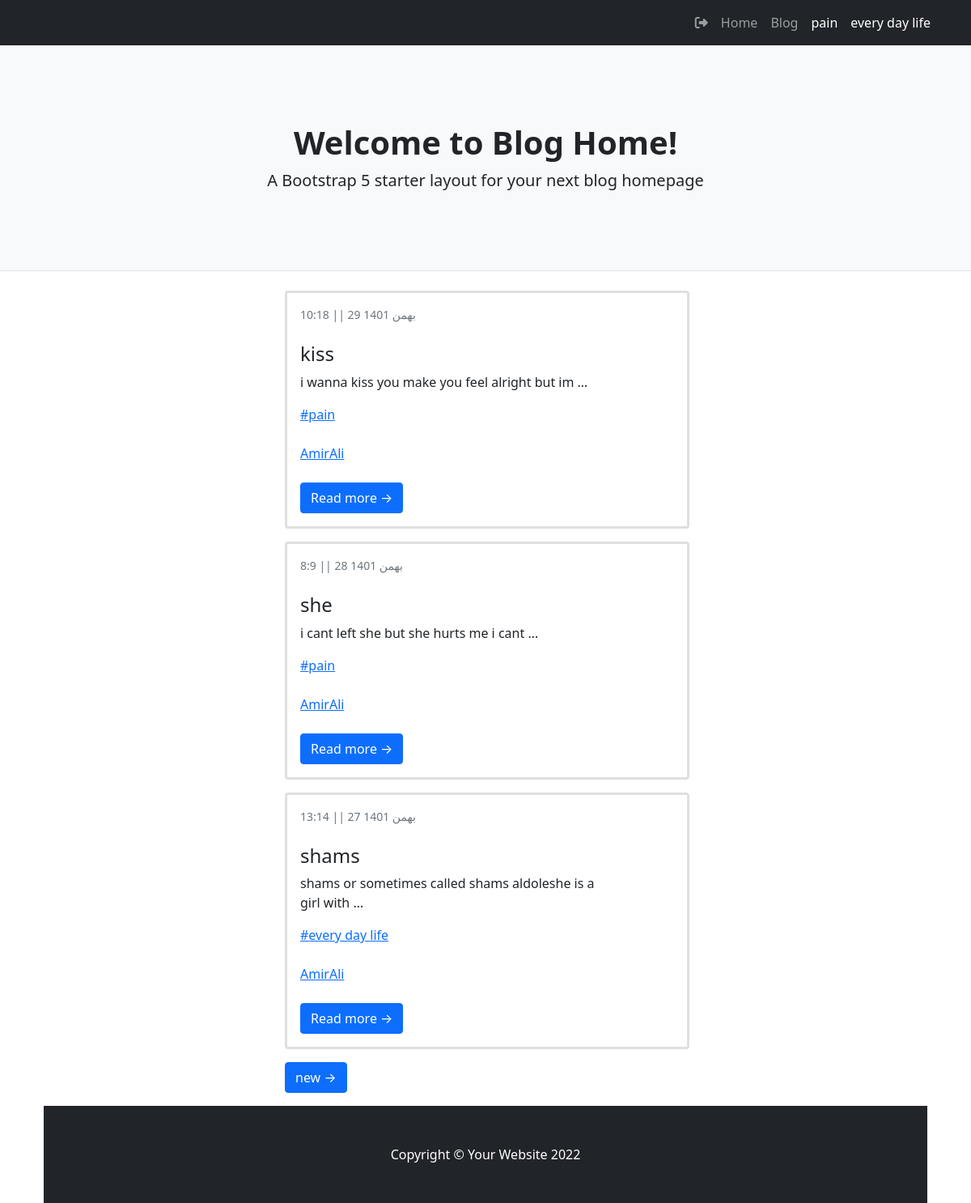
Page /author/AmirAli on the committed database.
### blog/models.py (models this page shows, shortened)
class Category(models.Model):
    parent = models.ForeignKey("self",default=None,null=True,blank=True,on_delete=models.SET_NULL,related_name='children')
    title = models.CharField(max_length=200)
    slug = models.SlugField(max_length=100,unique=True)
    status = models.BooleanField(default=True,verbose_name="show")
    position = models.IntegerField(verbose_name="order")
    class Meta:
        ordering = ['parent__id','position']
    objects = CategorytManager()

class Article(models.Model):
    STATUS_CHOICES=(
        ('d','draft'),
        ("p",'publish'),
        ("i","pendeing"),#در دست برسی
        ("b","back")#خانواده شده برگشت داده شده
    )
    author = models.ForeignKey(User,on_delete=models.SET_NULL,null=True,related_name="posts_of_author")# اختصاص دادن یک نویسدنده برای پست
    title = models.CharField(max_length=200)
    slug = models.SlugField(max_length=100,unique=True)
    category = models.ManyToManyField(Category,related_name="post_of_category")
    descriptions = models.TextField()
    publish= models.DateTimeField(default=timezone.now)
    created = models.DateTimeField(auto_now_add=True)
    updated = models.DateTimeField(auto_now=True)
    is_special = models.BooleanField(default=False,verbose_name="special post")
    status = models.CharField(max_length=1,choices=STATUS_CHOICES)
    class Meta:
        ordering = ["-publish"]
    def jalali_get_publish(self):
         return jalali_converter(self.publish)
    jalali_get_publish.short_description = "date published"
    def category_to_str(self):
        return ", ".join([category.title for category in self.category.active()])
    category_to_str.short_description = "category"  # این اطلاعات را با چه تایتلی در پنل ادمین نشان دهد
    objects = PostManager()

### account/models.py (models this page shows)
class User(AbstractUser):   #ارث بری از کلاس یوزر خود جنگو و ایجاد یوزر جدید برای استفاده توی پروژه
    is_author = models.BooleanField(default=False)
    special_user = models.DateTimeField(default=timezone.now)
    def special_or_not(self):
        if(timezone.now() < self.special_user):   #ایا یوزر الان یوزر طلایی هست یا ن
            return True
        else:
            return False
    special_or_not.boolean = True
    special_or_not.short_description = "special user"

### blog/views.py (the view)
# urls.py: path('author/<slug:username>',author_list.as_view(),name="author"),
class author_list(ListView):
    paginate_by = 3  # """پیچ انیشین صفجه کتگوری"""
    template_name = "blog/author_list.html"   #نشان دادن این ویو بر روی این تمپلیت
    def get_queryset(self):
        global author
        username = self.kwargs.get("username")
        author = get_object_or_404(User,username=username) #گرفتن یوزر هایی که یوزرنیمشون رو وارد میکنیم
        return author.posts_of_author.published()#گرفتن پست های اون نویسنده(یوزر)
    def get_context_data(self, **kwargs):
        context = super().get_context_data(**kwargs)
        context["author"] = author
        return context

### blog/models.py (called while the page is built)
    def published(self):
        return self.filter(status="p")

    def active(self):
        return self.filter(status=True)

### blog/templatetags/base_tag.py (called while the page is built)
@register.inclusion_tag("blog/partial/navbar_tag.html")
def category_navbar():
    return {"category":Category.objects.filter(status = True)}

### extensions/jalali.py (called while the page is built)
    def persian_tuple(self):
        return self.persian_year, self.persian_month, self.persian_day

### extensions/utils.py (called while the page is built)
def jalali_converter(date):
    date_to_str = "{},{},{}".format(date.year,date.month,date.day)
    date_to_tuple = jalali.Gregorian(date_to_str).persian_tuple()
    date_to_list = list(date_to_tuple)
    for index , month in enumerate(ir_month):
        if date_to_list[1] == index+1:
            date_to_list[1]= month
            break
    output = f" ||  {date_to_list[2]} {date_to_list[1]} {date_to_list[0]}"
    output2 = f"    {date.hour}:{date.minute} "
    retu = [output,output2]
    return retu[1] + retu[0]

### templates/blog/author_list.html (shortened to what this page needs)
{%extends 'blog/base_list.html'%}
{%block url_next%}
    {% url "blog:author" author.username  page_obj.next_page_number%}      {% comment %} این یو ار ال برای پیش انییشن کتگوری است{% endcomment %}
{%endblock%}

### templates/blog/base_list.html (shortened to what this page needs)
{%extends "blog/base.html"%}
{%block main%}
        <div class="container ">
            <div class="row">
                <div class="col-lg-8">
                  {%for post in object_list%}
                  <div class="card mb-3">
                      <div class="card-body">
                          <div class="small text-muted">{{post.jalali_get_publish}}</div>
                          <h2 class="card-title h4">{{post.title}}</h2>
                          <p class="card-text">{{post.descriptions|striptags | truncatewords:10}}</p>
                            {%for cat in post.category.active%}
                            <a href='{%url "blog:category" cat.slug%}'><p class="card-text">#{{cat.title}}</p></a> <br>
                            {%endfor%}
                            <a href='{%url "blog:author" post.author%}'><p class="card-text">{{post.author}}</p></a> <br>
                          <a class="btn btn-primary" href="{%url 'blog:Details' post.slug%}">Read more →</a>
                      </div>
                  </div>
                  {%endfor%}
                {% if page_obj.has_next %}
                    <a class="btn btn-primary mb-3" href="{%block url_next%}{%endblock%}"> new &rarr;</a>
                {% endif %}
            </div>
        </div>
{%endblock%}

### templates/blog/partial/navbar_tag.html (shortened to what this page needs)
<div class="collapse navbar-collapse" id="navbarSupportedContent">
    <ul class="navbar-nav ms-auto mb-2 mb-lg-0">
        <a class="nav-link " href="{% url "account:logout" %}" role="button"><i class="fa fa-sign-out" aria-hidden="true"></i></a>
        <li class="nav-item"><a class="nav-link" href="{%url 'blog:home'%}">Home</a></li>
        <li class="nav-item"><a class="nav-link" aria-current="page" href="{%url "blog:home"%}">Blog</a></li>
        {%for cat in category%}
            {%if cat.parent == None%}
                <li class="nav-item">
                    <a class="nav-link active" aria-current="page" href="{%url "blog:category" cat.slug %}">{{cat.title}}</a>
                </li>
            {%endif%}
        {%endfor%}
    </ul>
</div>

### rows in the picture
Category: title "pain"
Category: title "every day life"
Article: jalali_get_publish "10:18 || 29 بهمن 1401", title "kiss", descriptions "i wanna kiss you make you feel alright but im …", author "AmirAli"
Article: jalali_get_publish "8:9 || 28 بهمن 1401", title "she", descriptions "i cant left she but she hurts me i cant …", author "AmirAli"
Article: jalali_get_publish "13:14 || 27 بهمن 1401", title "shams", descriptions "shams or sometimes called shams aldoleshe is a girl with …", author "AmirAli"
